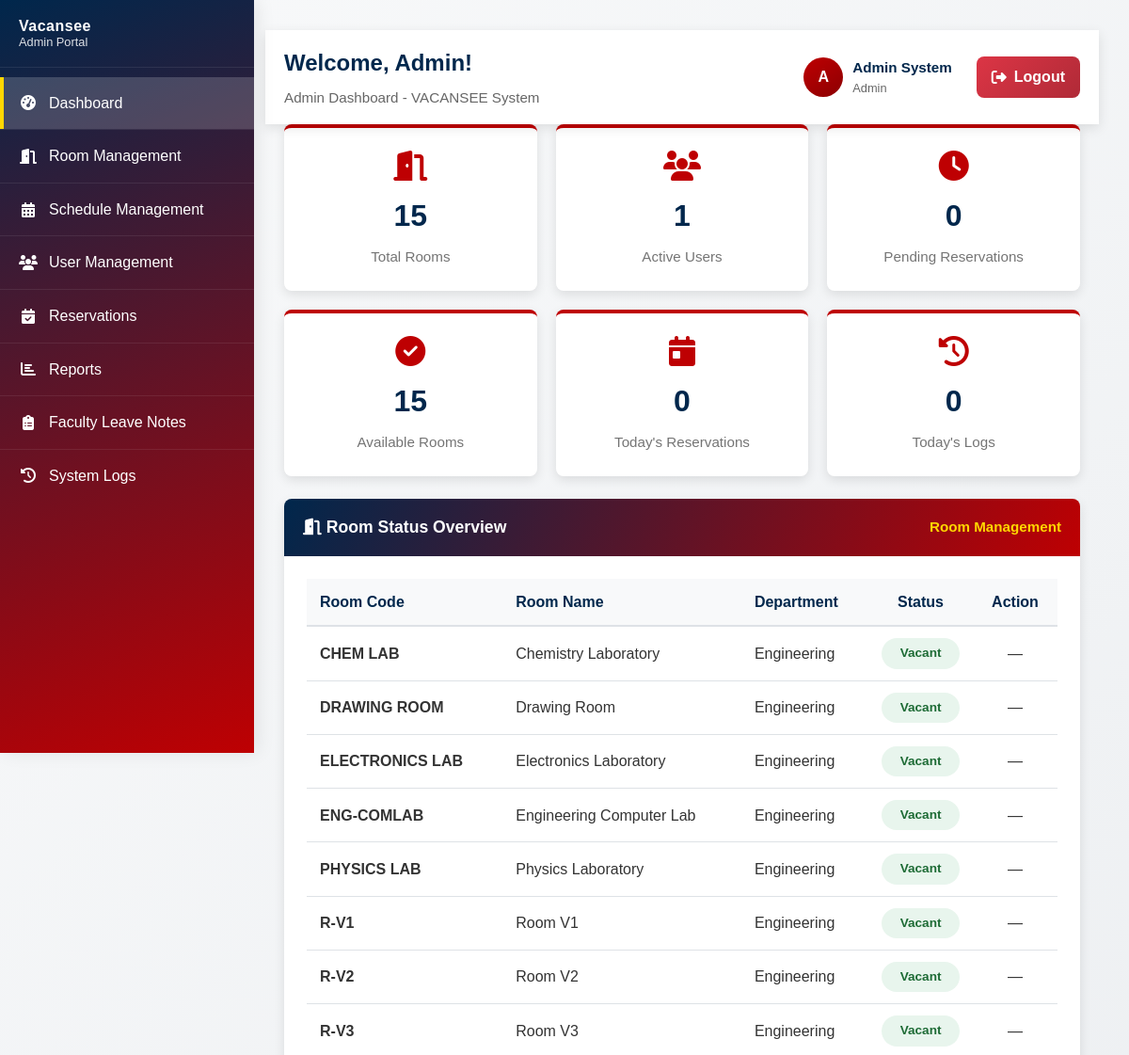
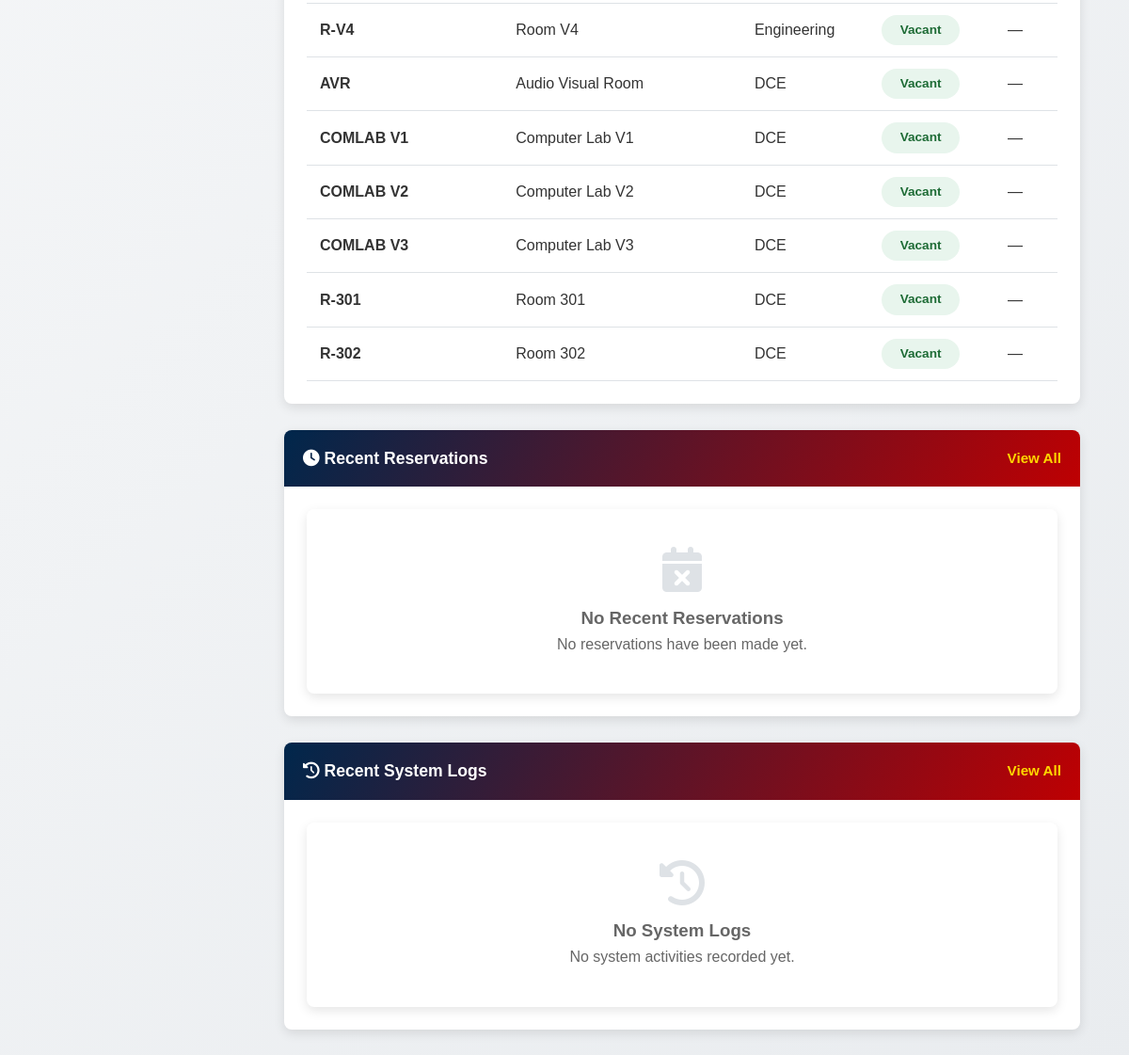
Page /admin/dashboard.php (signed in) on the committed database (2 pictures, top to bottom).
### tables this page shows
CREATE TABLE `rooms` (
  `id` int(11) NOT NULL,
  `room_code` varchar(20) NOT NULL,
  `room_name` varchar(100) NOT NULL,
  `department` enum('Engineering','DCE') NOT NULL,
  `capacity` int(11) NOT NULL,
  `has_aircon` tinyint(1) DEFAULT 0,
  `has_projector` tinyint(1) DEFAULT 0,
  `has_computers` tinyint(1) DEFAULT 0,
  `has_whiteboard` tinyint(1) DEFAULT 1,
  `is_available` tinyint(1) DEFAULT 1,
  `status` enum('vacant','occupied','reserved','maintenance') DEFAULT 'vacant',
  `created_at` timestamp NOT NULL DEFAULT current_timestamp(),
  `updated_at` timestamp NOT NULL DEFAULT current_timestamp() ON UPDATE current_timestamp()
);

### admin/dashboard.php (the view, shortened to what the rows shown need)
<?php
require_once '../includes/functions.php';
$conn = getConnection();
$rooms_query = "SELECT * FROM rooms ORDER BY department, room_code";
$rooms = $conn->query($rooms_query)->fetch_all(MYSQLI_ASSOC);
?>
<!DOCTYPE html>
<html lang="en">
<head>
    <link rel="stylesheet" href="../assets/css/style.css">
    <link rel="stylesheet" href="../assets/css/dashboard.css">
    <link rel="stylesheet" href="https://cdnjs.cloudflare.com/ajax/libs/font-awesome/6.4.0/css/all.min.css">
</head>
<body class="dashboard-page">
    <div class="dashboard">
        <div class="main-content" id="mainContent">
            <div class="dashboard-header">
                <div class="container header-content">
                    <div class="welcome-message">
                        <h1>Welcome, <?php echo htmlspecialchars($_SESSION['first_name']); ?>!</h1>
                    </div>
                </div>
            </div>
            <div class="container">
                <div class="card">
                    <div class="card-body">
                        <?php if (count($rooms) > 0): ?>
                            <div class="table-responsive">
                                <table>
                                    <thead>
                                        <tr>
                                            <th>Room Code</th>
                                            <th>Room Name</th>
                                            <th>Department</th>
                                            <th class="text-center">Status</th>
                                            <th class="text-center">Action</th>
                                        </tr>
                                    </thead>
                                    <tbody>
                                        <?php foreach ($rooms as $room): ?>
                                            <tr>
                                                <td><strong><?php echo htmlspecialchars($room['room_code']); ?></strong></td>
                                                <td><?php echo htmlspecialchars($room['room_name']); ?></td>
                                                <td><?php echo htmlspecialchars($room['department']); ?></td>
                                                <td class="text-center">
                                                    <span class="room-status status-<?php echo $room['status_live']; ?>">
                                                        <?php echo getRoomStatusText($room['status_live']); ?>
                                                    </span>
                                                </td>
                                                <td class="text-center">
                                                    <?php if (!empty($room['is_currently_occupied']) || ($room['status_live'] ?? '') === 'reserved'): ?>
                                                        <button class="action-btn view-btn"
                                                            data-room="<?php echo htmlspecialchars($room['room_code'] . ' - ' . $room['room_name']); ?>"
                                                            data-department="<?php echo htmlspecialchars($room['department']); ?>"
                                                            data-status="<?php echo htmlspecialchars(getRoomStatusText($room['status_live'])); ?>"
                                                            data-type="<?php echo !empty($room['is_currently_occupied']) ? 'occupied' : 'reserved'; ?>"
                                                            data-date="<?php echo !empty($room['is_currently_occupied']) ? htmlspecialchars(date('F j, Y')) : htmlspecialchars(!empty($room['reserved_date']) ? date('F j, Y', strtotime($room['reserved_date'])) : ''); ?>"
                                                            data-subject="<?php echo !empty($room['is_currently_occupied'])
                                                                ? htmlspecialchars(trim(($room['occupied_subject_code'] ?? '') . (!empty($room['occupied_subject_name']) ? ' - ' . $room['occupied_subject_name'] : '')))
                                                                : htmlspecialchars(trim(($room['reserved_subject_code'] ?? '') . (!empty($room['reserved_subject_name']) ? ' - ' . $room['reserved_subject_name'] : ''))); ?>"
                                                            data-faculty="<?php echo !empty($room['is_currently_occupied'])
                                                                ? htmlspecialchars($room['occupied_by'] ?? '')
                                                                : htmlspecialchars($room['reserved_by'] ?? ''); ?>"
                                                            data-time="<?php echo !empty($room['is_currently_occupied'])
                                                                ? ((!empty($room['occupied_from']) && !empty($room['occupied_until'])) ? htmlspecialchars(date('g:i A', strtotime($room['occupied_from'])) . ' - ' . date('g:i A', strtotime($room['occupied_until']))) : '')
                                                                : ((!empty($room['reserved_from']) && !empty($room['reserved_until'])) ? htmlspecialchars(date('g:i A', strtotime($room['reserved_from'])) . ' - ' . date('g:i A', strtotime($room['reserved_until']))) : ''); ?>"
                                                            data-source="<?php echo !empty($room['is_currently_occupied'])
                                                                ? htmlspecialchars($room['occupied_source'] ?? '')
                                                                : 'reservation'; ?>"
                                                            onclick="openRoomView(this)">
                                                            <i class="fas fa-eye"></i> View Details
                                                        </button>
                                                    <?php else: ?>
                                                        <span class="text-muted">&mdash;</span>
                                                    <?php endif; ?>
                                                </td>
                                            </tr>
                                        <?php endforeach; ?>
                                    </tbody>
                                </table>
                            </div>
                        <?php endif; ?>
                    </div>
                </div>
            </div>
        </div>
    </div>
</body>
</html>

### rows in the picture
rooms: room_code "CHEM LAB", room_name "Chemistry Laboratory", department "Engineering", status "Vacant"
rooms: room_code "DRAWING ROOM", room_name "Drawing Room", department "Engineering", status "Vacant"
rooms: room_code "ELECTRONICS LAB", room_name "Electronics Laboratory", department "Engineering", status "Vacant"
rooms: room_code "ENG-COMLAB", room_name "Engineering Computer Lab", department "Engineering", status "Vacant"
rooms: room_code "PHYSICS LAB", room_name "Physics Laboratory", department "Engineering", status "Vacant"
rooms: room_code "R-V1", room_name "Room V1", department "Engineering", status "Vacant"
rooms: room_code "R-V2", room_name "Room V2", department "Engineering", status "Vacant"
rooms: room_code "R-V3", room_name "Room V3", department "Engineering", status "Vacant"
rooms: room_code "R-V4", room_name "Room V4", department "Engineering", status "Vacant"
rooms: room_code "AVR", room_name "Audio Visual Room", department "DCE", status "Vacant"
rooms: room_code "COMLAB V1", room_name "Computer Lab V1", department "DCE", status "Vacant"
rooms: room_code "COMLAB V2", room_name "Computer Lab V2", department "DCE", status "Vacant"
rooms: room_code "COMLAB V3", room_name "Computer Lab V3", department "DCE", status "Vacant"
rooms: room_code "R-301", room_name "Room 301", department "DCE", status "Vacant"
rooms: room_code "R-302", room_name "Room 302", department "DCE", status "Vacant"

### other values in the picture
$_SESSION['first_name'] "Admin"
substr($_SESSION['first_name'], 0, 1) "A"
$_SESSION['first_name'] . ' ' . $_SESSION['last_name'] "Admin System"
$_SESSION['user_type'] "Admin"
$stats['total_rooms'] "15"
$stats['total_users'] "1"
$stats['pending_reservations'] "0"
$stats['available_rooms'] "15"
$stats['today_reservations'] "0"
$stats['recent_logs'] "0"
